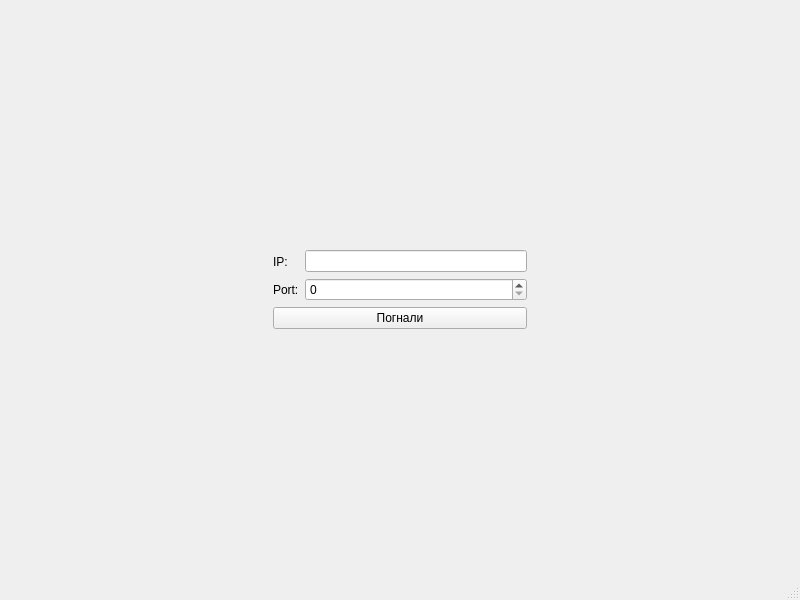
<?xml version="1.0" encoding="UTF-8"?>
<ui version="4.0">
 <class>Client</class>
 <widget class="QMainWindow" name="Client">
  <property name="geometry">
   <rect>
    <x>0</x>
    <y>0</y>
    <width>800</width>
    <height>600</height>
   </rect>
  </property>
  <property name="windowTitle">
   <string>Client</string>
  </property>
  <widget class="QWidget" name="centralwidget">
   <layout class="QHBoxLayout" name="horizontalLayout">
    <item>
     <widget class="QStackedWidget" name="stackedWidget">
      <property name="currentIndex">
       <number>0</number>
      </property>
      <widget class="QWidget" name="login">
       <layout class="QHBoxLayout" name="horizontalLayout_3">
        <item>
         <spacer name="horizontalSpacer">
          <property name="orientation">
           <enum>Qt::Orientation::Horizontal</enum>
          </property>
          <property name="sizeHint" stdset="0">
           <size>
            <width>253</width>
            <height>20</height>
           </size>
          </property>
         </spacer>
        </item>
        <item>
         <layout class="QVBoxLayout" name="verticalLayout_3">
          <item>
           <spacer name="verticalSpacer">
            <property name="orientation">
             <enum>Qt::Orientation::Vertical</enum>
            </property>
            <property name="sizeHint" stdset="0">
             <size>
              <width>20</width>
              <height>40</height>
             </size>
            </property>
           </spacer>
          </item>
          <item>
           <layout class="QHBoxLayout" name="horizontalLayout_2">
            <item>
             <layout class="QVBoxLayout" name="verticalLayout">
              <item>
               <widget class="QLabel" name="label">
                <property name="text">
                 <string>IP:</string>
                </property>
               </widget>
              </item>
              <item>
               <widget class="QLabel" name="label_2">
                <property name="text">
                 <string>Port:</string>
                </property>
               </widget>
              </item>
             </layout>
            </item>
            <item>
             <layout class="QVBoxLayout" name="verticalLayout_2">
              <item>
               <widget class="QLineEdit" name="e_address"/>
              </item>
              <item>
               <widget class="QSpinBox" name="sb_port"/>
              </item>
             </layout>
            </item>
           </layout>
          </item>
          <item>
           <widget class="QPushButton" name="b_login">
            <property name="text">
             <string>Погнали</string>
            </property>
           </widget>
          </item>
          <item>
           <spacer name="verticalSpacer_2">
            <property name="orientation">
             <enum>Qt::Orientation::Vertical</enum>
            </property>
            <property name="sizeHint" stdset="0">
             <size>
              <width>20</width>
              <height>40</height>
             </size>
            </property>
           </spacer>
          </item>
         </layout>
        </item>
        <item>
         <spacer name="horizontalSpacer_2">
          <property name="orientation">
           <enum>Qt::Orientation::Horizontal</enum>
          </property>
          <property name="sizeHint" stdset="0">
           <size>
            <width>253</width>
            <height>20</height>
           </size>
          </property>
         </spacer>
        </item>
       </layout>
      </widget>
      <widget class="QWidget" name="chat">
       <layout class="QHBoxLayout" name="horizontalLayout_4">
        <item>
         <layout class="QVBoxLayout" name="verticalLayout_5">
          <item>
           <widget class="QTextEdit" name="te_chat">
            <property name="minimumSize">
             <size>
              <width>300</width>
              <height>400</height>
             </size>
            </property>
           </widget>
          </item>
          <item>
           <widget class="QTextEdit" name="te_input">
            <property name="minimumSize">
             <size>
              <width>300</width>
              <height>100</height>
             </size>
            </property>
           </widget>
          </item>
         </layout>
        </item>
        <item>
         <layout class="QVBoxLayout" name="verticalLayout_4">
          <item>
           <widget class="QListWidget" name="lw_users">
            <property name="sizePolicy">
             <sizepolicy hsizetype="Fixed" vsizetype="Expanding">
              <horstretch>0</horstretch>
              <verstretch>0</verstretch>
             </sizepolicy>
            </property>
            <property name="minimumSize">
             <size>
              <width>150</width>
              <height>400</height>
             </size>
            </property>
           </widget>
          </item>
          <item>
           <widget class="QPushButton" name="pushButton">
            <property name="text">
             <string>Send file</string>
            </property>
           </widget>
          </item>
          <item>
           <widget class="QPushButton" name="b_send">
            <property name="text">
             <string>Send</string>
            </property>
           </widget>
          </item>
         </layout>
        </item>
       </layout>
      </widget>
     </widget>
    </item>
   </layout>
  </widget>
  <widget class="QMenuBar" name="menubar">
   <property name="geometry">
    <rect>
     <x>0</x>
     <y>0</y>
     <width>800</width>
     <height>21</height>
    </rect>
   </property>
  </widget>
  <widget class="QStatusBar" name="statusbar"/>
 </widget>
 <resources/>
 <connections/>
</ui>
